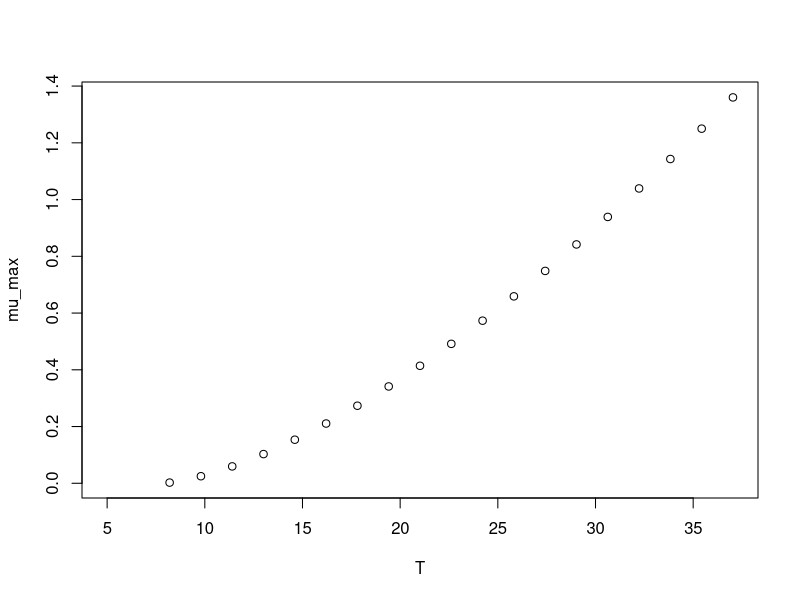

R code for this plot:
#############################
# start of Parameter script
#############################
T <- seq(4.995004995005,37.037,length.out=21)
#############################
# end of Parameter script
#############################
############################# 
# start of Model script Gropin ID 1308 
#############################
 
# constant coefficients for this model
 
variables <- data.frame(T)
argumentsPar <- expand.grid(variables)
 
# heart of the model
response_surface <- function(T) {
   mumax <-(0.00859*(T-7.77)^1.5)

return(mumax=mumax)
} 

# output parameters
mumax <- cbind(argumentsPar,response_surface(argumentsPar['T']))
colnames(mumax) <- c(colnames(argumentsPar),'mumax')
#############################
# End of Model script
#############################
############################# 
# start of Visualisation script Gropin ID 1308 
#############################
plot(T,mumax$mumax,
                          xlab='T',
                          ylab='mu_max')
#############################
# End of Visualisation script
#############################
